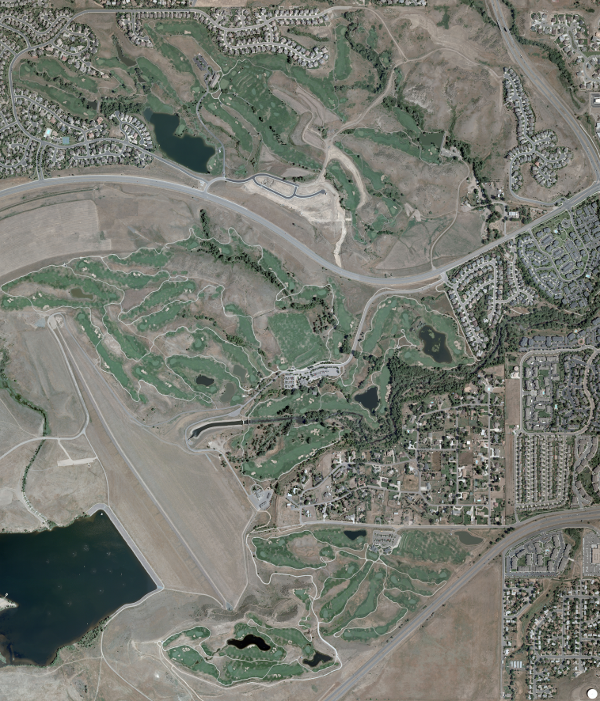
%> input picture data/edge_test_amul2.png, 600 x 701 px
$ octave test_CHist_HoG_Rot_2Images_Rot.m   (GNU Octave 9; MATLAB toolbox functions it lacks are replaced by stand-ins)
%> lines starting %> are read from the running program, lines starting %| are printed output that depends on the picture
### fun_calc_CHistHoG.m
function [ CHist, HoG ] = fun_calc_CHistHoG( img, arrRad, nbinHoG )
%FUN_CALC_CHISTHOG Summary of this function goes here
%   Detailed explanation goes here
    assert(ismatrix(img));
    [Gmag, Gdir] = imgradient(img,'sobel');
    sizImg=size(img);
% Calculate local-averaged Gmag
    numRad=numel(arrRad);
% [8 lines of commented-out code are left out]
    lstFlt={};
    lstImgFlt={};
    lstImgFltDiff={};
    for ii=1:numRad
        lstFlt{ii}=fspecial('disk', arrRad(ii));
        lstImgFlt{ii}=imfilter(Gmag,lstFlt{ii});
        if ii>1
            lstImgFltDiff{ii-1}=lstImgFlt{ii}-lstImgFlt{ii-1};
        end
    end
    numDiff=numel(lstImgFltDiff);
    CHist=zeros(sizImg(1),sizImg(2),numDiff);
    for ii=1:numDiff
        CHist(:,:,ii)=lstImgFltDiff{ii};
    end
% Calculate HoG Feature-Map
    GdirBin=floor(nbinHoG*(Gdir+180)/360);
    GdirBin(GdirBin>=nbinHoG)=nbinHoG-1;
    HoG=zeros(sizImg(1), sizImg(2), nbinHoG);
    fltHoG=lstFlt{numRad}; % max radius - size HoG
    for aa=0:nbinHoG-1
% %         HoG(:,:,aa+1)=imfilter(double(GdirBin==aa), fltHoG);
        HoG(:,:,aa+1)=imfilter(double(GdirBin==aa).*Gmag, fltHoG);
    end
end

### test_CHist_HoG_Rot_2Images_Rot.m
close all;
clear all;


fimg1='./data/edge_test_amul2.png';
fimg2='./data/edge_test_mul2.png';

imgc1=imread(fimg1);
%> imgc1 is the input picture: size 701x600x3 uint8; mean R, G, B 118.3, 121.3, 112.6
% % imgc2=imrotate(imread(fimg2), 45, 'crop');
imgc2=imread(fimg2);
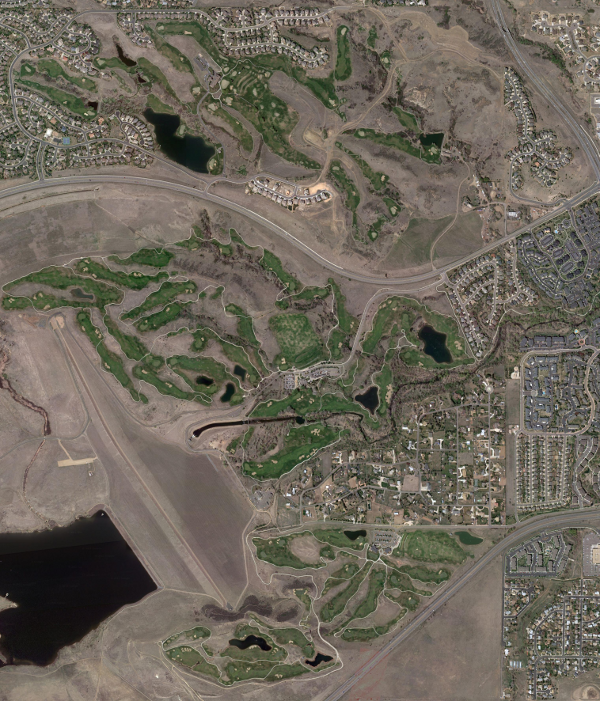
%> input picture data/edge_test_mul2.png, 600 x 701 px
%> imgc2 is the input picture: size 701x600x3 uint8; mean R, G, B 108.6, 102.3, 90.8
img1=imgc1;
img2=imgc2;
if ~ismatrix(img1)
    img1=rgb2gray(img1);
end
if ~ismatrix(img2)
    img2=rgb2gray(img2);
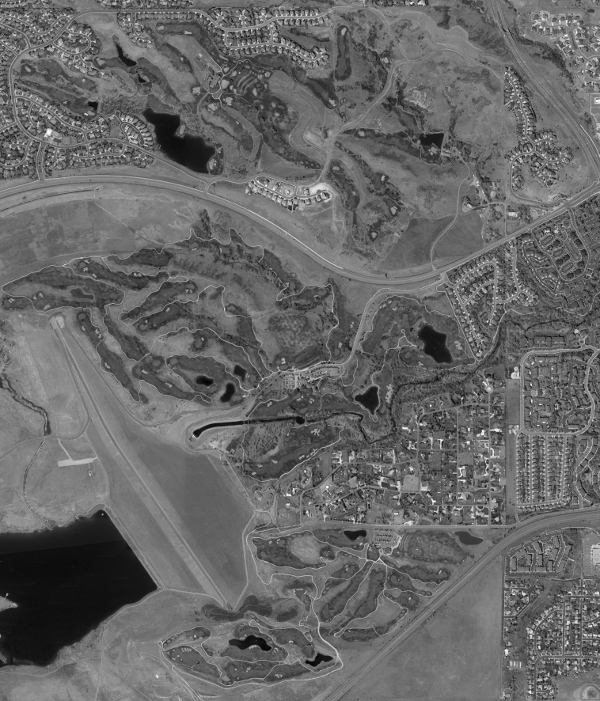
%> img2: size 701x600 uint8; min 3, max 255, mean 102.9
end

imgd1=im2double(img1);
imgd2=im2double(img2);

nbinHoG=16;
% % rad=[1,3,5,7,9,11,13,15,17,19,21,23,25,27,29,31];
rad=[3,7,11,15,19,23,27,31];

disp('Calc CHistHoG descriptor #1'); tic;
[CHist1, HoG1] = fun_calc_CHistHoG(imgd1, rad, nbinHoG);
%> in fun_calc_CHistHoG, `[Gmag, Gdir] = imgradient(img,'sobel');`:
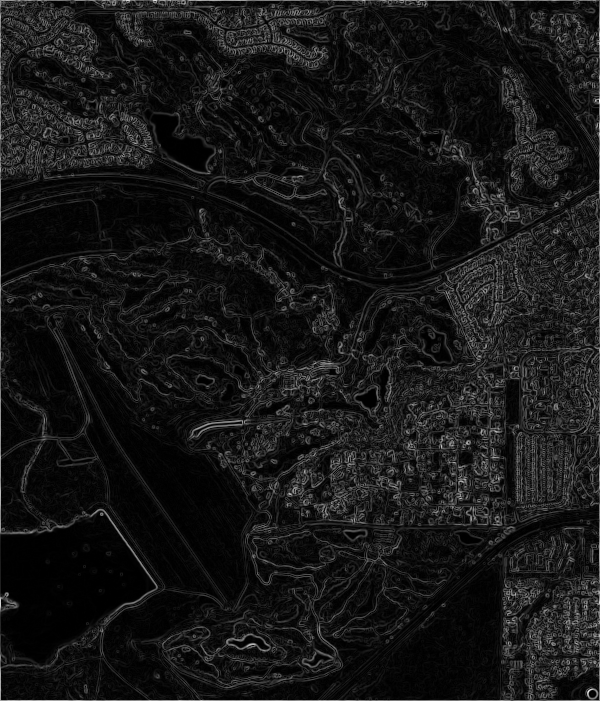
%> Gmag: size 701x600 double; min 0, max 3.86, mean 0.351; drawn with min black and max white
%> in fun_calc_CHistHoG, `[Gmag, Gdir] = imgradient(img,'sobel');`:
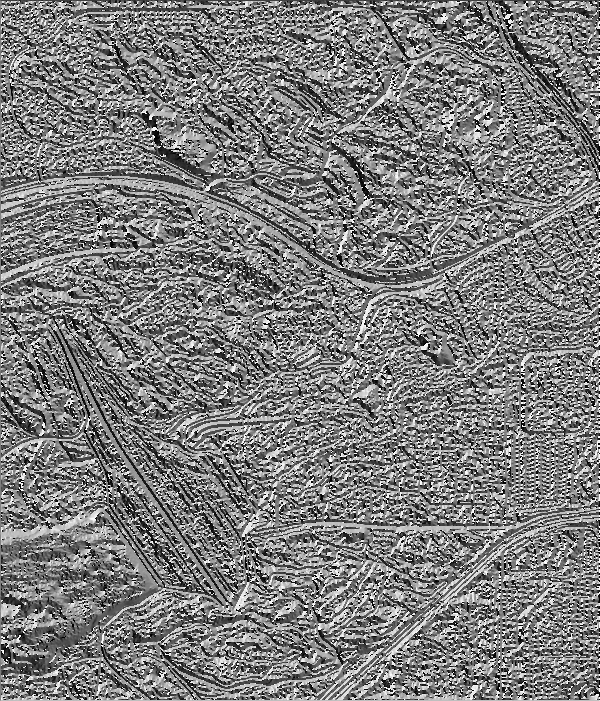
%> Gdir: size 701x600 double; min -180, max 180, mean -3; drawn with min black and max white
%> after the loop in fun_calc_CHistHoG, `for ii=1:numRad`: lstFlt = 8 items; lstImgFltDiff = 7 items
%> in fun_calc_CHistHoG, `numDiff=numel(lstImgFltDiff);`: numDiff = 7
%> the loop in fun_calc_CHistHoG, `for ii=1:numDiff` made 7 passes
%> in fun_calc_CHistHoG, `GdirBin(GdirBin>=nbinHoG)=nbinHoG-1;`: GdirBin: size 701x600 double; min 0, max 15, mean 7.38
%> in fun_calc_CHistHoG, `fltHoG=lstFlt{numRad};`:
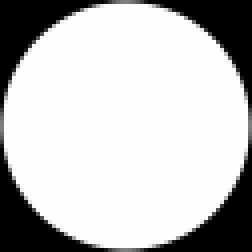
%> fltHoG: size 63x63 double (shown 4 times larger); min 0, max 0.000331, mean 0.000252; drawn with min black and max white
toc;
disp('Calc CHistHoG descriptor #2'); tic;
[CHist2, HoG2] = fun_calc_CHistHoG(imgd2, rad, nbinHoG);
%> call 2 of fun_calc_CHistHoG, with arrRad = [3 7 11 15 19 23 27 31], nbinHoG = 16
%> in fun_calc_CHistHoG (call 2), `[Gmag, Gdir] = imgradient(img,'sobel');`:
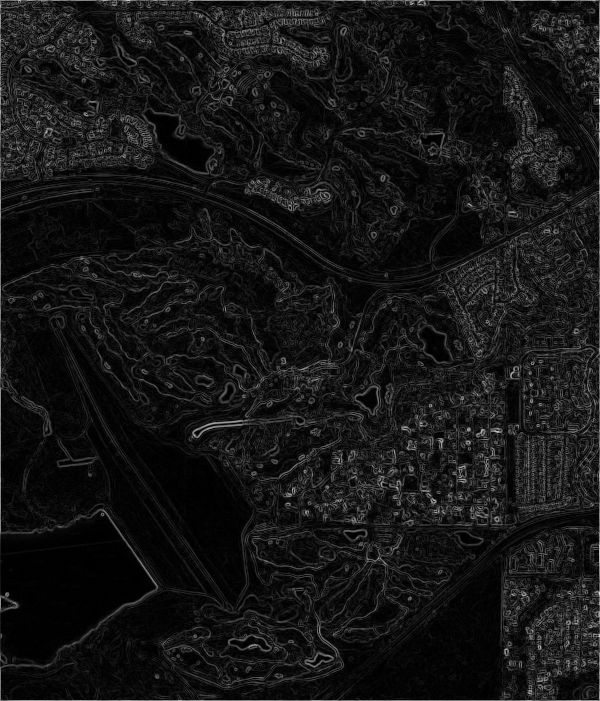
%> Gmag: size 701x600 double; min 0, max 3.67, mean 0.316; drawn with min black and max white
%> in fun_calc_CHistHoG (call 2), `[Gmag, Gdir] = imgradient(img,'sobel');`:
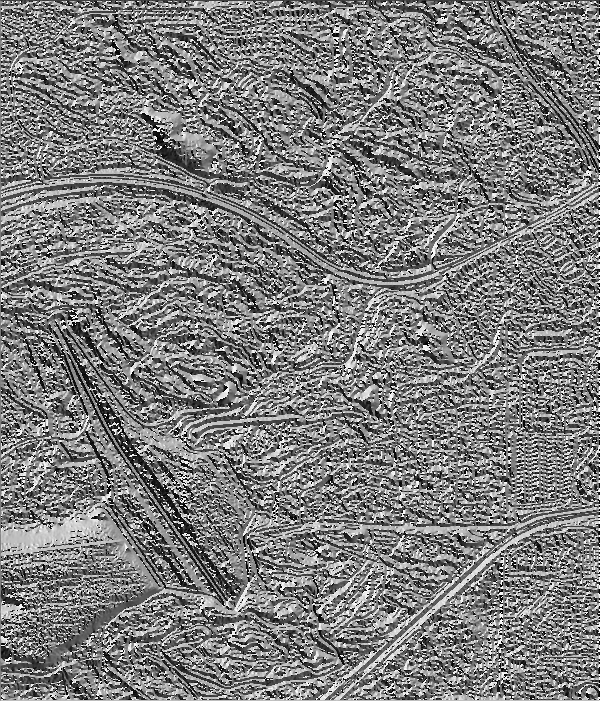
%> Gdir: size 701x600 double; min -180, max 180, mean -3.6; drawn with min black and max white
%> the loop in fun_calc_CHistHoG (call 2), `for ii=1:numDiff` made 7 passes
%> in fun_calc_CHistHoG (call 2), `GdirBin(GdirBin>=nbinHoG)=nbinHoG-1;`: GdirBin: size 701x600 double; min 0, max 15, mean 7.35
toc;

figure,
subplot(1,2,1), imshow(imgc1);
subplot(1,2,2), imshow(imgc2);

%%
%> (the run ends here)
